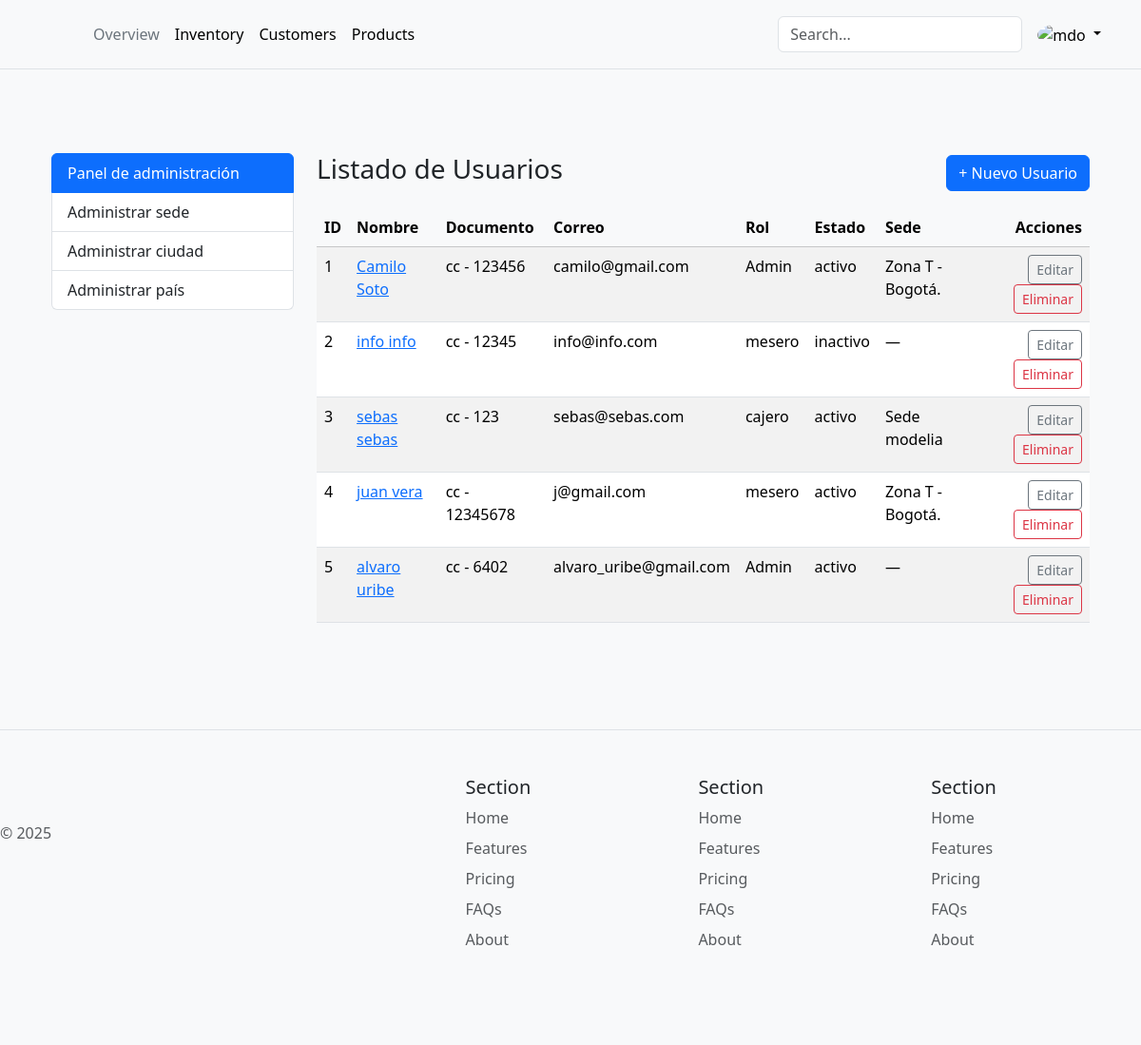
The page /adminis/usuario/ (signed in) on the database as committed earlier.
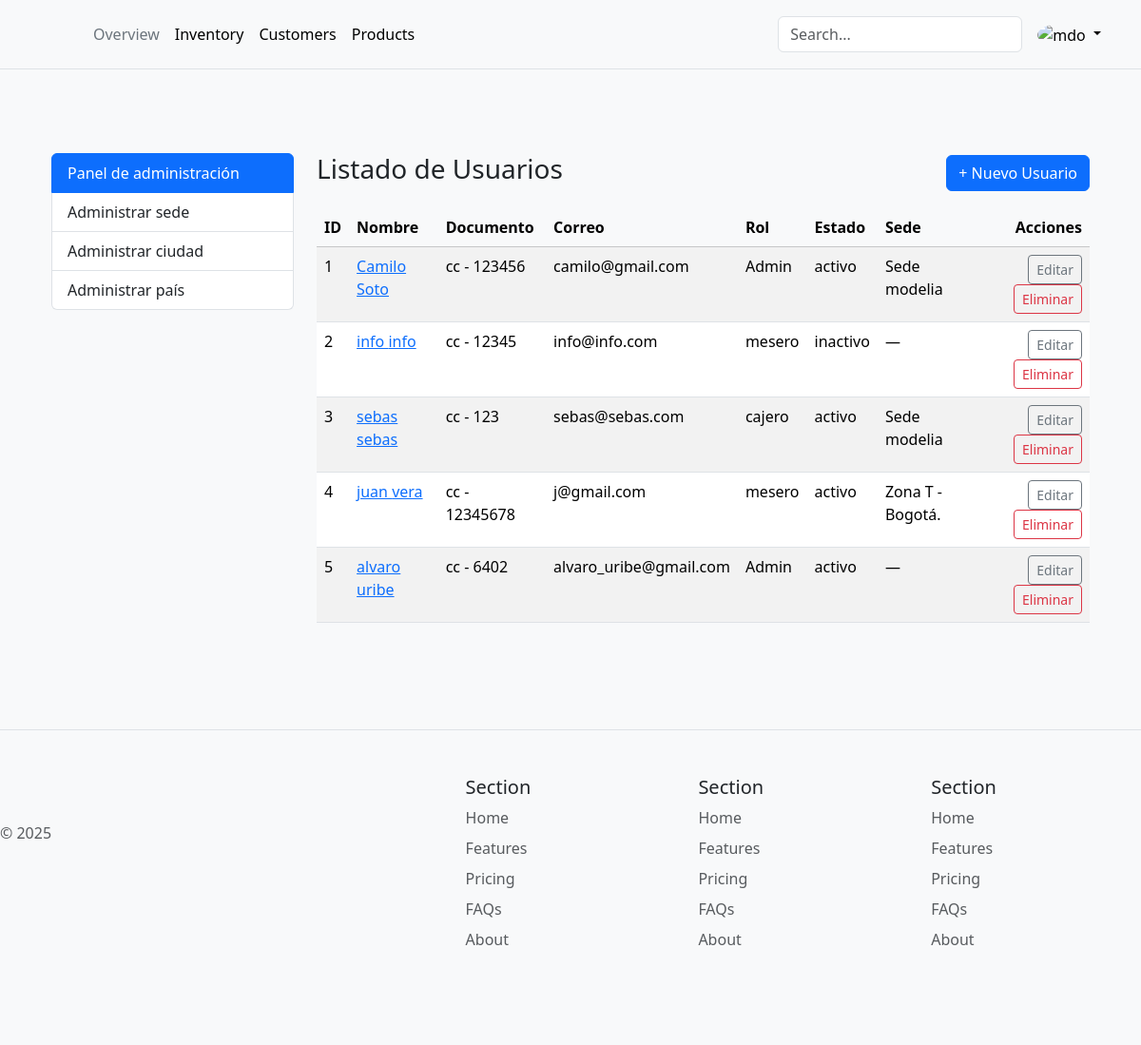
The same page on the database as committed later.
### accounts/models.py (models this page shows, shortened)
class Usuario(AbstractUser):
    TYPEDOCS = (
        ('cc', 'cédula de ciudadania'),
        ('ti', 'tarjeta de identidad'),
        ('ce', 'cédula de extranjería'),
        ('pa', 'pasaporte'),
    )
    ROLES = (
        (1, 'Admin'),
        (2, 'cajero'),
        (3, 'mesero'),
    )
    ESTADO = (
        (0, 'inactivo'),
        (1, 'activo')
    )
    nombres = models.CharField(max_length=100, verbose_name='Nombre(s)')
    apellidos = models.CharField(max_length=100, verbose_name='Apellido(s)')
    tipoDocumento = models.CharField(max_length=5, choices=TYPEDOCS, verbose_name='Tipo de documento')
    numDocumento = models.CharField(max_length=20, unique=True, verbose_name='Número de documento')
    correo = models.EmailField(max_length=100, unique=True, verbose_name='Correo electrónico')
    rol = models.IntegerField(choices=ROLES, default=3)
    estado = models.BooleanField(choices=ESTADO, default=0)
    sede = models.ForeignKey(
        Sede,
        on_delete=models.SET_NULL,
        null=True,
        blank=True,
        related_name='usuarios',
        verbose_name='Sede asignada'
    )
    REQUIRED_FIELDS = ['nombres', 'apellidos', 'tipoDocumento', 'numDocumento', 'rol', 'estado', 'correo']

### adminis/models.py (models this page shows, shortened)
class Sede(models.Model):
    ESTADO = (
        (0, 'inactivo'),
        (1, 'activo')
    )
    idSede = models.AutoField(primary_key=True, db_column='idSede')
    nombre = models.CharField(max_length=100, null=True, db_column='nombre')
    estado = models.BooleanField(choices=ESTADO, null=True, default=1,db_column='estado')
    Ciudad = models.ForeignKey(
        Ciudad,
        on_delete=models.PROTECT,
        db_column='Ciudad_idCiudad',
        related_name='sedes',
        null=True,
        blank=True
    )
    class Meta:
        db_table = 'Sede'
        managed = True
        verbose_name = 'Sede'
        verbose_name_plural = 'Sedes'

### adminis/views.py (the view)
# urls.py: path('usuario/', UsuarioListView.as_view(), name='list_usuario'),
class UsuarioListView(LoginRequiredMixin, ListView):
    model = Usuario
    template_name = 'usuario/usuario_list.html'
    context_object_name = 'usuarios'

### adminis/templates/usuario/usuario_list.html
{% extends "base.html" %}
{% block content %}
<div class="container mt-4">
  <div class="row">
    <nav class="col-12 col-md-3 mb-4 mb-md-0">
      <div class="list-group">
        <span class="list-group-item list-group-item-action active">
          Panel de administración
        </span>
        <a href="{% url 'adminis:list_sede' %}" class="list-group-item list-group-item-action">
          Administrar sede
        </a>
        <a href="{% url 'adminis:list_ciudad' %}" class="list-group-item list-group-item-action">
          Administrar ciudad
        </a>
        <a href="{% url 'adminis:list_pais' %}" class="list-group-item list-group-item-action">
          Administrar país
        </a>
      </div>
    </nav>
    <div class="col-12 col-md-9">
      <div class="d-flex justify-content-between align-items-center mb-3">
        <h1 class="h3">Listado de Usuarios</h1>
        <a href="{% url 'adminis:create_usuario' %}" class="btn btn-primary">
          + Nuevo Usuario
        </a>
      </div>
      <table class="table table-striped table-hover">
        <thead class="table-light">
          <tr>
            <th>ID</th>
            <th>Nombre</th>
            <th>Documento</th>
            <th>Correo</th>
            <th>Rol</th>
            <th>Estado</th>
            <th>Sede</th>
            <th class="text-end">Acciones</th>
          </tr>
        </thead>
        <tbody>
          {% for usuario in usuarios %}
          <tr>
            <td>{{ usuario.pk }}</td>
            <td>
              <a href="{% url 'adminis:update_usuario' usuario.pk %}">
                {{ usuario.nombres }} {{ usuario.apellidos }}
              </a>
            </td>
            <td>{{ usuario.tipoDocumento }} - {{ usuario.numDocumento }}</td>
            <td>{{ usuario.correo }}</td>
            <td>{{ usuario.get_rol_display }}</td>
            <td>{{ usuario.get_estado_display }}</td>
            <td>
              {% if usuario.sede %}
                {{ usuario.sede.nombre }}
              {% else %}
                &mdash;
              {% endif %}
            </td>
            <td class="text-end">
              <a href="{% url 'adminis:update_usuario' usuario.pk %}" class="btn btn-sm btn-outline-secondary">Editar</a>
              <a href="{% url 'adminis:delete_usuario' usuario.pk %}" class="btn btn-sm btn-outline-danger">Eliminar</a>
            </td>
          </tr>
          {% empty %}
          <tr>
            <td colspan="8" class="text-center">No hay usuarios registrados.</td>
          </tr>
          {% endfor %}
        </tbody>
      </table>
    </div>
  </div>
</div>
{% endblock %}

Rows that differ between the two databases and show on the page:
changed Usuario "Camilo": sede.nombre "Zona T -Bogotá." → "Sede modelia"
